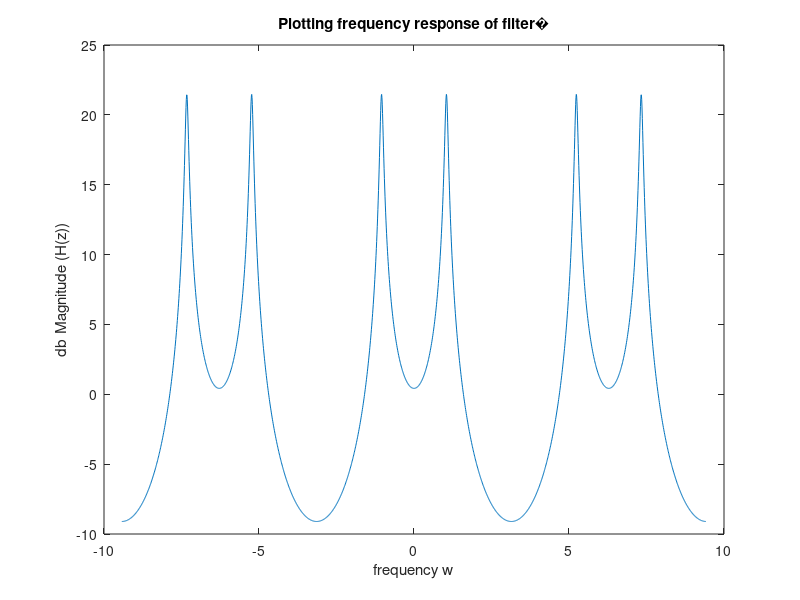

Recreate this plot in MATLAB.
w = -3*pi:0.01:3*pi;
q = pi/3;% fixing values of theta for which you want the plot
for r = 0:0.19:1% varying the values of r
[h,w]=freqz([0 1 0],[1 -2*r*cos(q) r*r],w);
%calling function freqz for different values of coefficients of Numerator
%and denominator
plot(w,20*log10(abs(h)));%plotting the function h vs w for decibel magnitude of h
title(["Plotting frequency response of filter" r ""]);
xlabel("frequency w");
ylabel("db Magnitude (H(z))");
pause(2);
end